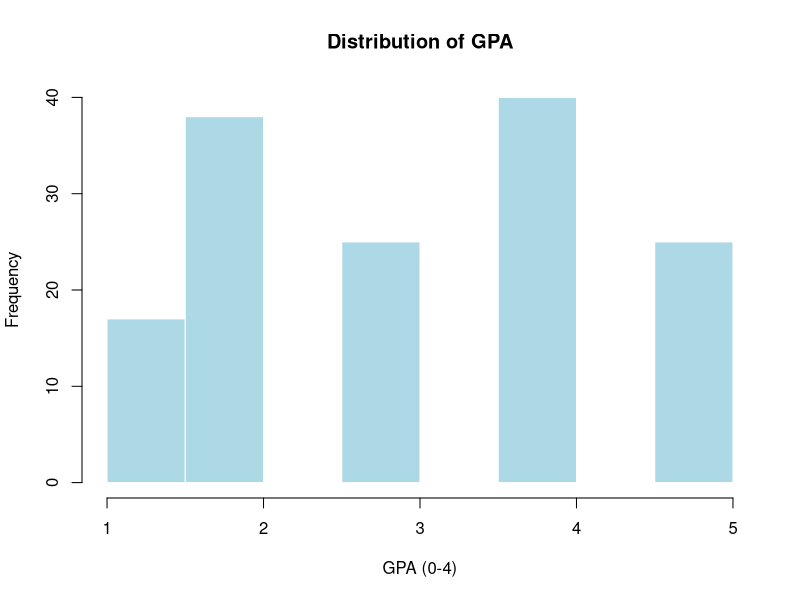
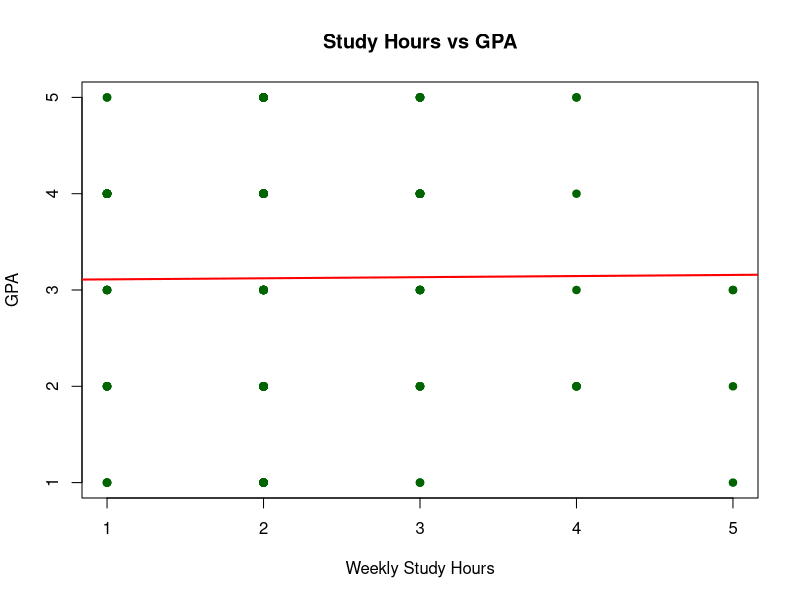
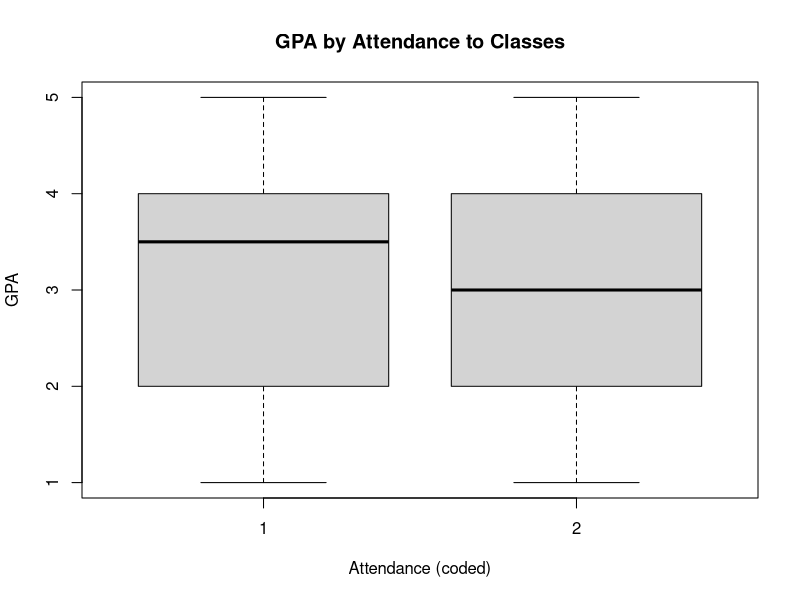

Write the R code that produced these figures, in order.
# =========================================
# (Zaheer) - Descriptive Statistics
# Step 1: Load Clean Dataset & Initial Preview
# =========================================

student_data <- read.csv("Final_Clean_Student_Data.csv", stringsAsFactors = FALSE)

# View structure of dataset
str(student_data)

# View first 6 rows
head(student_data)

# =========================================
# Step 2: Descriptive Statistics
# =========================================

# -----------------------------------------
# 2.1 Numerical Summary Statistics
# -----------------------------------------

# Select numerical columns for summary
numeric_cols <- c(
  "Study_Hours",
  "GPA",
  "Expected_GPA",
  "Final_Grade",
  "Number.of.sisters.brothers"
)

# Summary statistics (min, max, mean, median, quartiles)
summary(student_data[ , numeric_cols])

# Standard deviation for each numeric variable
sapply(student_data[ , numeric_cols], sd)


# -----------------------------------------
# 2.2 Frequency Tables for Categorical Variables
# -----------------------------------------

# Example: Sex distribution
table(student_data$Sex)

# Example: Attendance to classes
table(student_data$Attendance.to.classes)

# Example: Reading frequency
table(student_data$Reading.frequency)

# Example: Partner status
table(student_data$Do.you.have.a.partner)


# -----------------------------------------
# 2.3 Cross-Tabulation (Two-way Table)
# -----------------------------------------

# Relationship between Sex and Final Grade
table(student_data$Sex, student_data$Final_Grade)

# Relationship between Study Hours groups and Grade
study_group <- cut(student_data$Study_Hours,
                   breaks = c(0,1,2,3,4),
                   labels = c("0–1 hr", "1–2 hrs", "2–3 hrs", "3–4 hrs"))

table(study_group, student_data$Final_Grade)

# =========================================
# Step 3: Create Summary Tables & Save Outputs
# =========================================

# -----------------------------------------
# 3.0 Create output folders
# -----------------------------------------
# (These folders will hold tables and figures for the report)
if (!dir.exists("report")) dir.create("report")
if (!dir.exists("report/tables")) dir.create("report/tables")
if (!dir.exists("report/figures")) dir.create("report/figures")

# -----------------------------------------
# 3.1 Tidy numeric summary table (mean, sd, median, IQR, min, max, n)
# -----------------------------------------
numeric_cols <- c("Study_Hours", "GPA", "Expected_GPA", "Final_Grade", "Number.of.sisters.brothers")

# helper functions
col_mean <- function(x) mean(x, na.rm = TRUE)
col_sd   <- function(x) sd(x, na.rm = TRUE)
col_median <- function(x) median(x, na.rm = TRUE)
col_IQR  <- function(x) IQR(x, na.rm = TRUE)
col_min  <- function(x) min(x, na.rm = TRUE)
col_max  <- function(x) max(x, na.rm = TRUE)
col_n    <- function(x) sum(!is.na(x))

# Build summary data.frame
numeric_summary <- data.frame(
  variable = numeric_cols,
  mean = sapply(student_data[numeric_cols], col_mean),
  sd = sapply(student_data[numeric_cols], col_sd),
  median = sapply(student_data[numeric_cols], col_median),
  IQR = sapply(student_data[numeric_cols], col_IQR),
  min = sapply(student_data[numeric_cols], col_min),
  max = sapply(student_data[numeric_cols], col_max),
  n = sapply(student_data[numeric_cols], col_n),
  row.names = NULL,
  stringsAsFactors = FALSE
)

# Round numeric columns for nicer reporting
numeric_summary[ , 2:7] <- round(numeric_summary[ , 2:7], 3)

# Save CSV for report tables
write.csv(numeric_summary, file = "report/tables/Zaheer_numeric_summary.csv", row.names = FALSE)

# -----------------------------------------
# 3.2 Frequency tables for key categorical variables (save as CSV)
# -----------------------------------------
cat_vars <- c("Sex", "Student.Age", "Scholarship.type", "Attendance.to.classes",
              "Taking.notes.in.classes", "Preparation.to.midterm.exams.1")

for (v in cat_vars) {
  tab <- as.data.frame(table(student_data[[v]], useNA = "ifany"))
  names(tab) <- c(v, "count")
  tab$percent <- round(100 * tab$count / sum(tab$count), 1)
  write.csv(tab, file = paste0("report/tables/Zaheer_freq_", v, ".csv"), row.names = FALSE)
}

# -----------------------------------------
# 3.3 Contingency tables required by rubric (clear labeling) and save
# -----------------------------------------
# Example 1: Attendance to classes x GPA category (Low/Medium/High)
student_data$GPA_cat <- cut(student_data$GPA,
                            breaks = c(-Inf, 1.5, 2.5, Inf),
                            labels = c("Low", "Medium", "High"))

ct1 <- table(student_data$Attendance.to.classes, student_data$GPA_cat, useNA = "ifany")
# convert to data.frame for saving
ct1_df <- as.data.frame.matrix(ct1)
# add rownames as a column
ct1_df <- cbind(Attendance = rownames(ct1_df), ct1_df)
rownames(ct1_df) <- NULL
write.csv(ct1_df, file = "report/tables/Zaheer_ct_Attendance_GPAcat.csv", row.names = FALSE)

# Example 2: Sex x Scholarship.type (row percentages saved)
ct2 <- prop.table(table(student_data$Sex, student_data$Scholarship.type), margin = 1) * 100
ct2_df <- as.data.frame.matrix(round(ct2, 1))
ct2_df <- cbind(Sex = rownames(ct2_df), ct2_df)
rownames(ct2_df) <- NULL
write.csv(ct2_df, file = "report/tables/Zaheer_ct_Sex_Scholarship_rowpct.csv", row.names = FALSE)

# -----------------------------------------
# 3.4 Correlation matrix for numeric variables and save
# -----------------------------------------
num_for_cor <- na.omit(student_data[ , numeric_cols])
if (nrow(num_for_cor) >= 2) {
  cor_mat <- round(cor(num_for_cor), 3)
  write.csv(as.data.frame(cor_mat), file = "report/tables/Zaheer_correlation_matrix.csv", row.names = TRUE)
} else {
  cat("Not enough complete rows for correlation matrix.\n")
}

# -----------------------------------------
# 3.5 Export simple figures required by rubric (histogram, scatter, boxplot)
# -----------------------------------------
# Histogram of GPA
png(filename = "report/figures/Zaheer_hist_GPA.png", width = 800, height = 600)
hist(student_data$GPA,
     main = "Distribution of GPA",
     xlab = "GPA (0-4)",
     ylab = "Frequency",
     breaks = 8,
     col = "lightblue",
     border = "white")
dev.off()

# Scatter: Study hours vs GPA (with simple smoothing line if available)
png(filename = "report/figures/Zaheer_scatter_StudyHours_GPA.png", width = 800, height = 600)
plot(student_data$Study_Hours, student_data$GPA,
     main = "Study Hours vs GPA",
     xlab = "Weekly Study Hours",
     ylab = "GPA",
     pch = 19, col = "darkgreen")
if (sum(!is.na(student_data$Study_Hours) & !is.na(student_data$GPA)) >= 2) {
  model <- lm(GPA ~ Study_Hours, data = student_data)
  abline(model, col = "red", lwd = 2)
}
dev.off()

# Boxplot: GPA by Attendance
png(filename = "report/figures/Zaheer_box_GPA_by_Attendance.png", width = 800, height = 600)
boxplot(GPA ~ Attendance.to.classes, data = student_data,
        main = "GPA by Attendance to Classes",
        xlab = "Attendance (coded)",
        ylab = "GPA",
        col = "lightgray")
dev.off()

# -----------------------------------------
# 3.6 Save a compact RData for quick reuse
# -----------------------------------------
save(student_data, numeric_summary, file = "report/tables/Zaheer_summary_workspace.RData")

# -----------------------------------------
# 3.7 Final message to console
# -----------------------------------------
cat("Zaheer - Step 3 complete. Tables saved to report/tables and figures to report/figures.\n")

